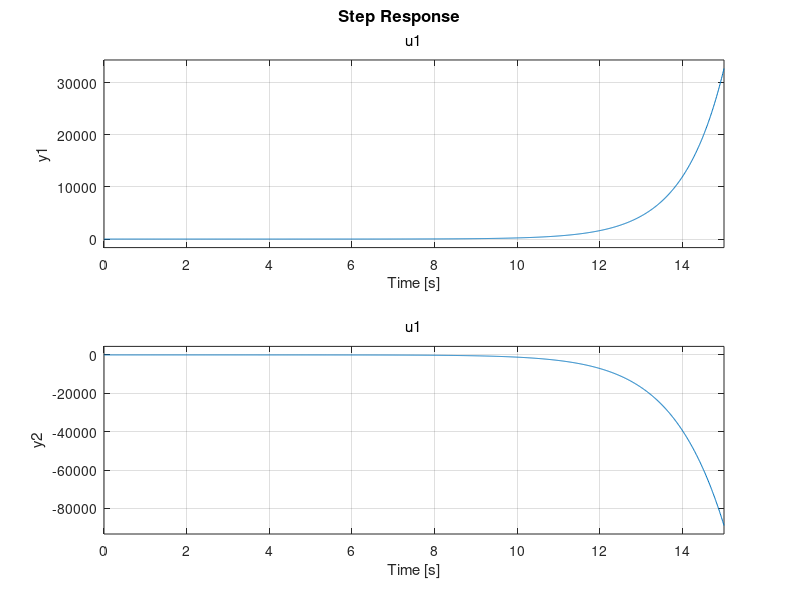
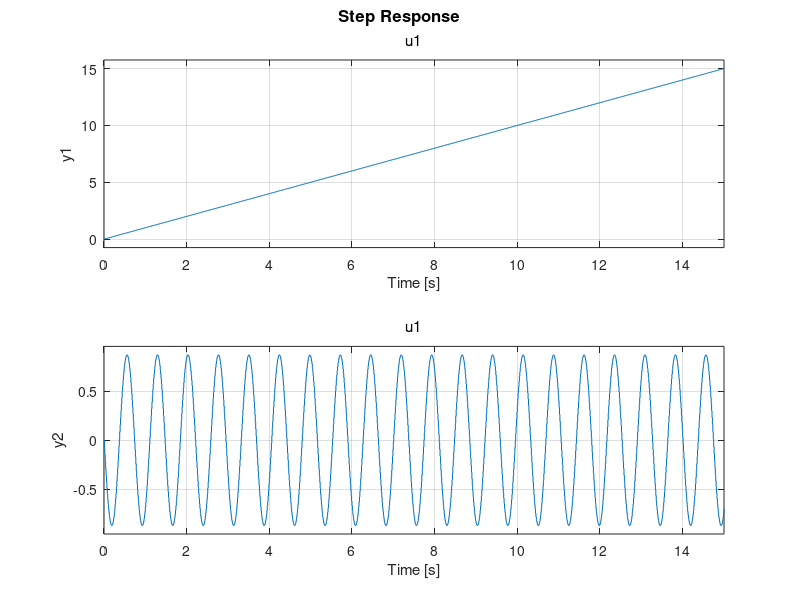

Here is the MATLAB script that generated these plots, in order:
clear all
close all
clc

% Parameters
L = 0.135;    % Length of pendulum (example value)
g = 9.81; % Gravitational acceleration
c = 0;  % Damping coefficient
m = 1;    % Mass of the pendulum
Ts = 0.01; % Sampling time (example value)



% Continuous-time state-space matrices
A = [0, 0, 0;
     0, 0, 1/L;
     0, -g, -c/(m*L)];
B = [1;
     -1/L;
     -c/(m*L)];
C = [1, 0, 0;
     0, 1, 0];
D = [0; 0];
I = [1 0 0;
    0 1 0;
    0 0 1];
%Approach 1:
sys_disc1 = ss(I + A*Ts, Ts * B, C, D)

% Approach 2


sys_cont2 = ss(A, B, C, D);

sys_disc2 = c2d(sys_cont2, Ts, 'zoh')

%[Phi, Gamma, Cd, Dd] = ssdata(sys_disc2);


figure
step(sys_disc1,1:Ts:15)

figure
step(sys_disc2,1:Ts:15)

